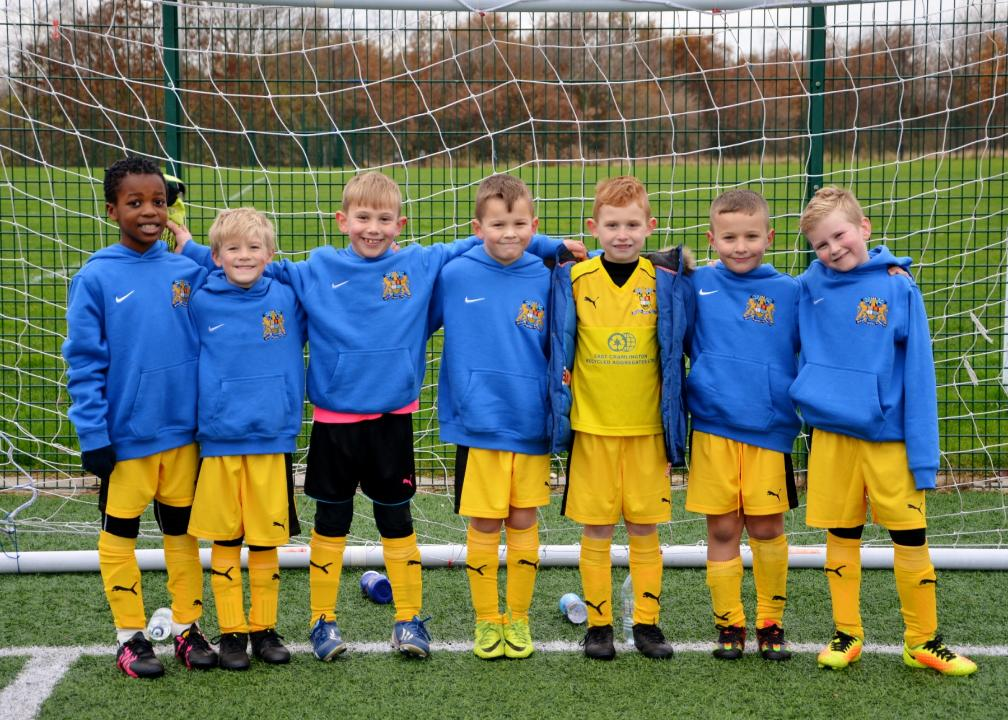
#> input picture 2.jpg, 1008 x 720 px
$ python Cartoon.py
#> lines starting #> are read from the running program, lines starting #| are printed output that depends on the picture; after the words box and inside, x2 and y2 are one past the last pixel; in counts of white or black regions, pixels touching at a corner belong together
import cv2
import numpy as np

num_down=2
num_bilateral=7

img_rgb=cv2.imread("2.jpg")
#> img_rgb is the input picture: shape (720, 1008, 3); mean B, G, R 94.7, 116.5, 108.4

print(img_rgb.shape)
#| (720, 1008, 3)

img_rgb=cv2.resize(img_rgb,(800,800))
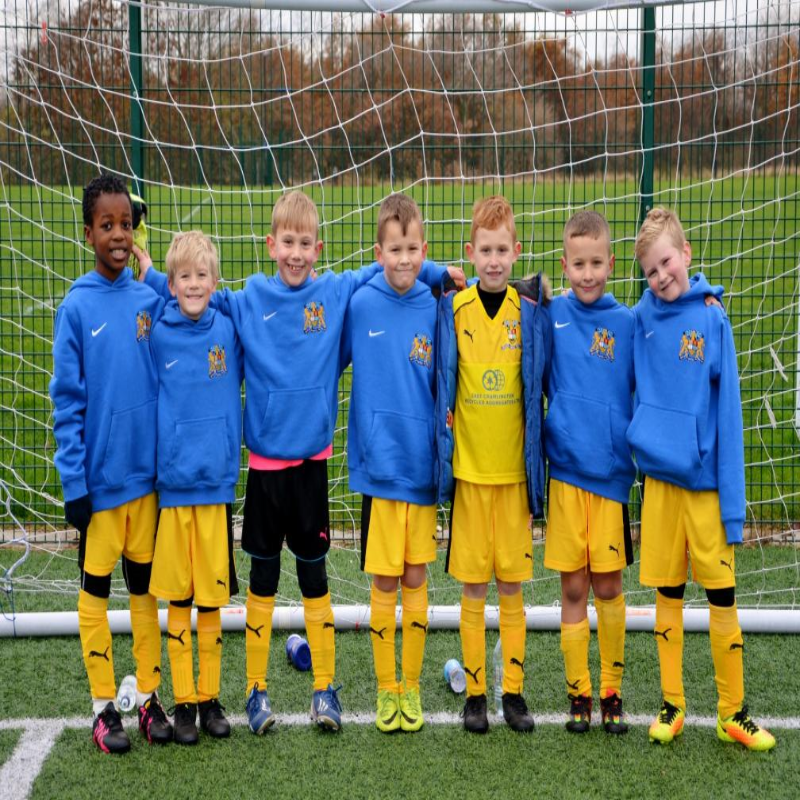
#> img_rgb: shape (800, 800, 3); mean B, G, R 94.6, 116.4, 108.3

img_color=img_rgb

for _ in range(num_down):
    img_color=cv2.pyrDown(img_color)
#> this loop made 2 passes
#> pass 1, `img_color=cv2.pyrDown(img_color)`:
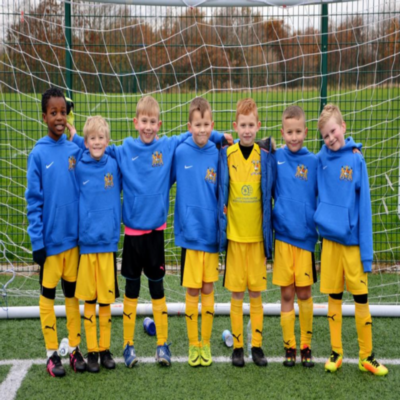
#> img_color: shape (400, 400, 3); mean B, G, R 94.7, 116.4, 108.3

for _ in range(num_bilateral):
    img_color=cv2.bilateralFilter(img_color,d=9,sigmaColor=9,sigmaSpace=7)
#> img_color: shape (200, 200, 3)

for _ in range(num_down):
    img_color=cv2.pyrUp(img_color)
#> this loop made 2 passes
#> pass 1, `img_color=cv2.pyrUp(img_color)`:
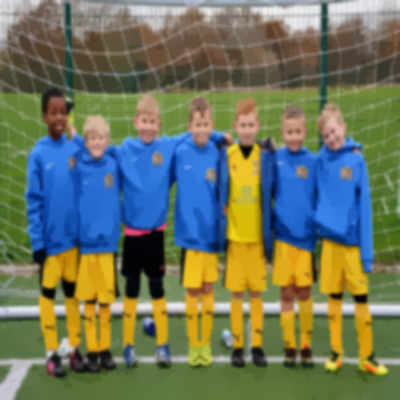
#> img_color: shape (400, 400, 3); mean B, G, R 94.6, 116.5, 108.4

img_gray=cv2.cvtColor(img_rgb,cv2.COLOR_RGB2GRAY)
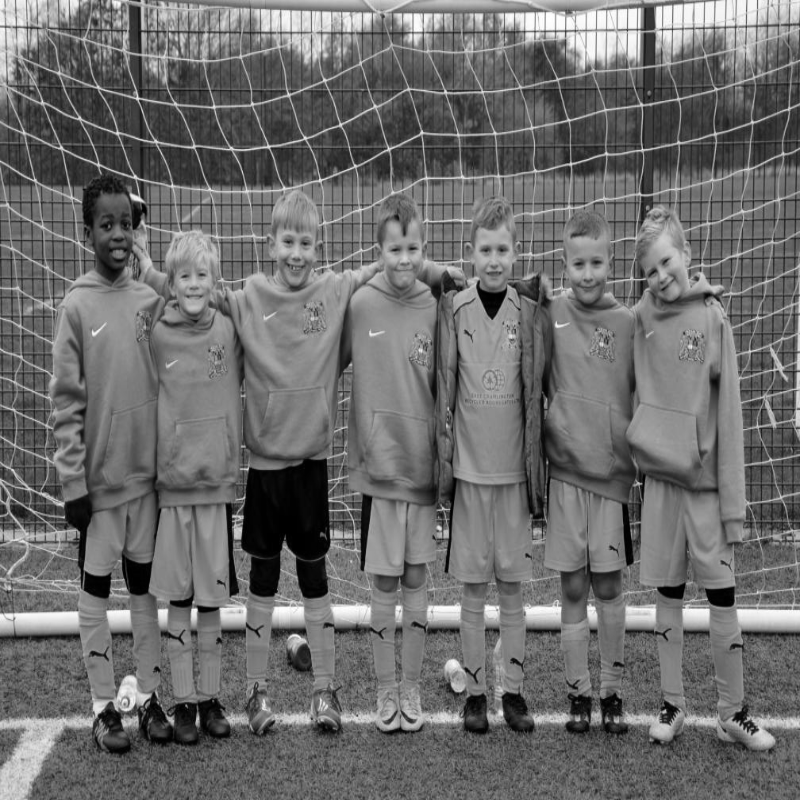
#> img_gray: shape (800, 800); min 0, max 255, mean 108.9

img_blur=cv2.medianBlur(img_gray,7)
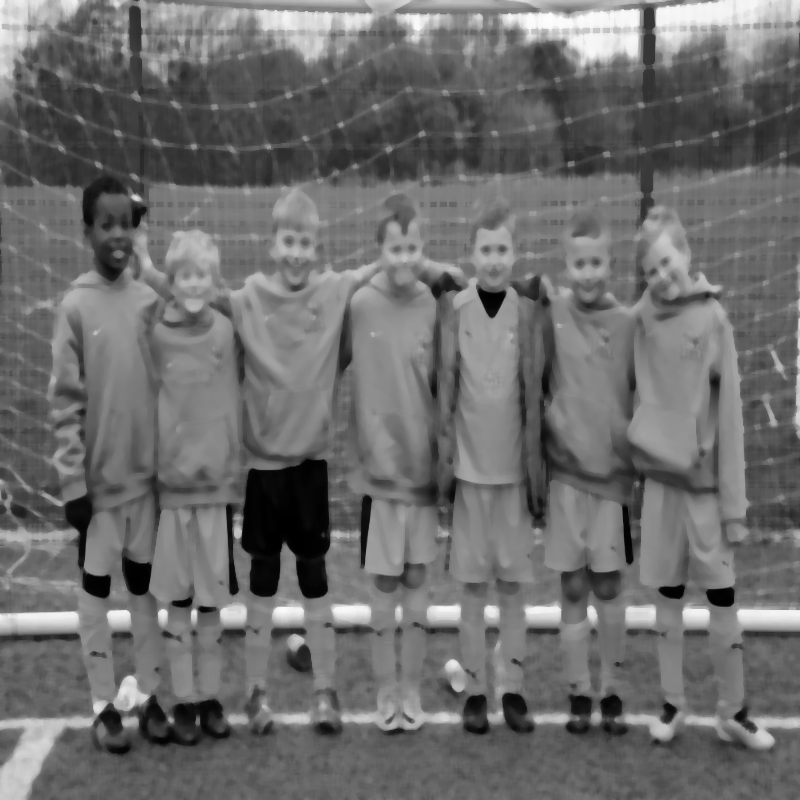
#> img_blur: shape (800, 800); min 0, max 253, mean 108.9

img_edge=cv2.adaptiveThreshold(img_blur,255,cv2.ADAPTIVE_THRESH_MEAN_C,cv2.THRESH_BINARY,blockSize=9,C=2)
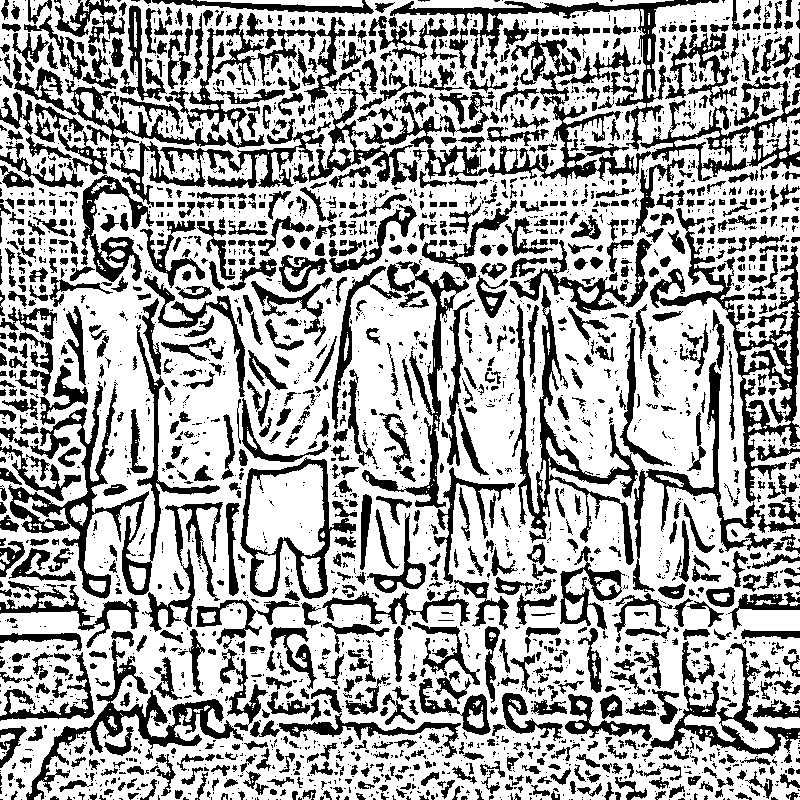
#> img_edge: shape (800, 800); 65.8% white; 2952 black regions (1859 under 20 px), largest, box (x1, y1, x2, y2) and area: (488, 36, 800, 185) 7973, (8, 324, 220, 599) 7454, (650, 208, 800, 503) 6835

img_edge=cv2.cvtColor(img_edge,cv2.COLOR_GRAY2RGB)
img_cartoon=cv2.bitwise_and(img_color,img_edge)
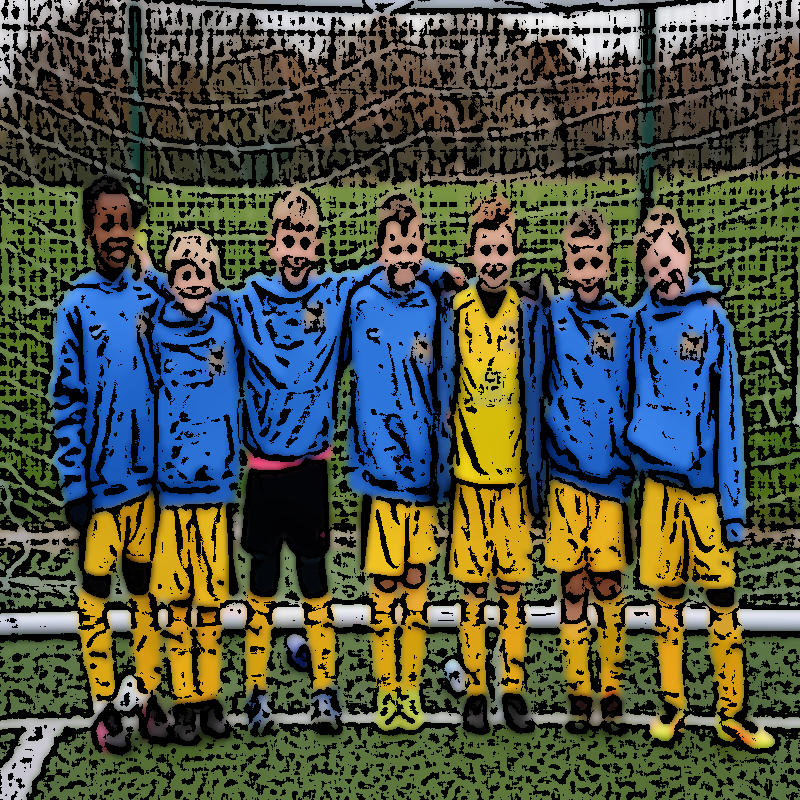
#> img_cartoon: shape (800, 800, 3); mean B, G, R 65.8, 80.3, 74.4

stack=np.hstack([img_cartoon])
cv2.imshow('stacked Images',stack)
cv2.waitKey()

$ run again, with 1.jpg copied over 2.jpg
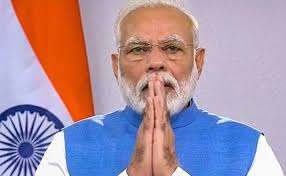
#> input picture 1.jpg, 286 x 176 px
#> img_rgb is the input picture: shape (176, 286, 3); mean B, G, R 165.3, 147.6, 168.2
#| (176, 286, 3)
#> img_rgb: shape (800, 800, 3)
#> `img_edge=cv2.adaptiveThreshold(img_blur,255,cv2.ADAPTIVE_THRESH_MEAN_C..`:
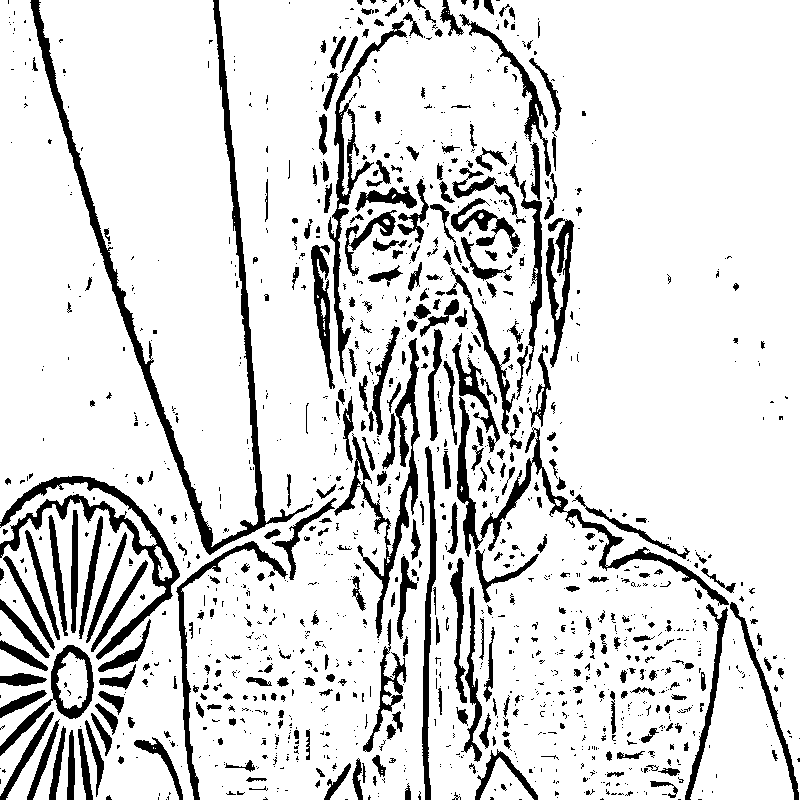
#> img_edge: shape (800, 800); 86% white; 1399 black regions (1003 under 20 px), largest, box (x1, y1, x2, y2) and area: (30, 0, 313, 555) 8486, (0, 476, 180, 660) 4705, (457, 397, 729, 606) 4361
#> `img_cartoon=cv2.bitwise_and(img_color,img_edge)`:
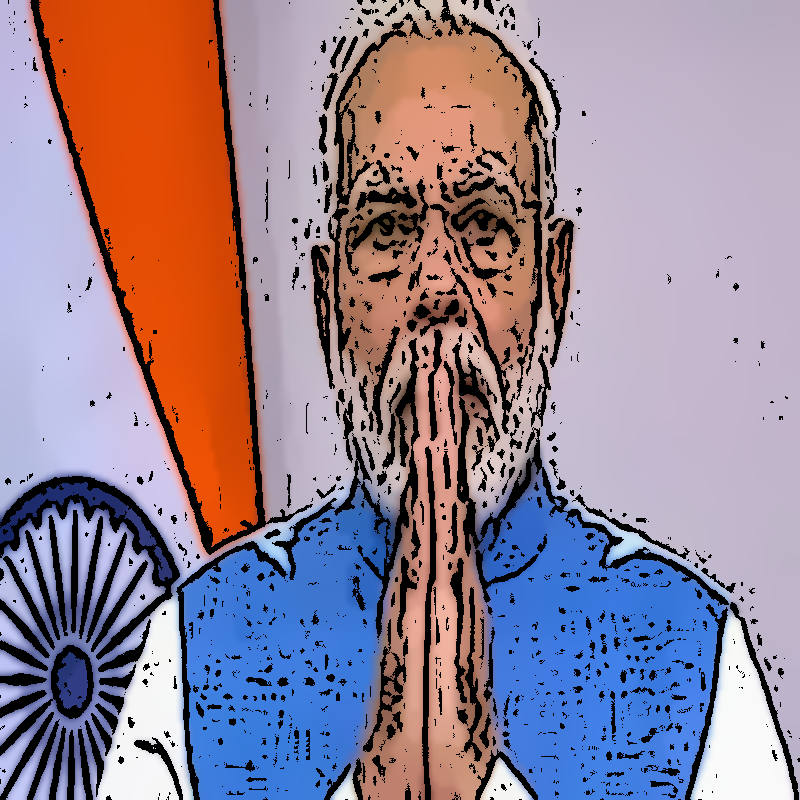
#> img_cartoon: shape (800, 800, 3); mean B, G, R 145.8, 130.5, 148.2
